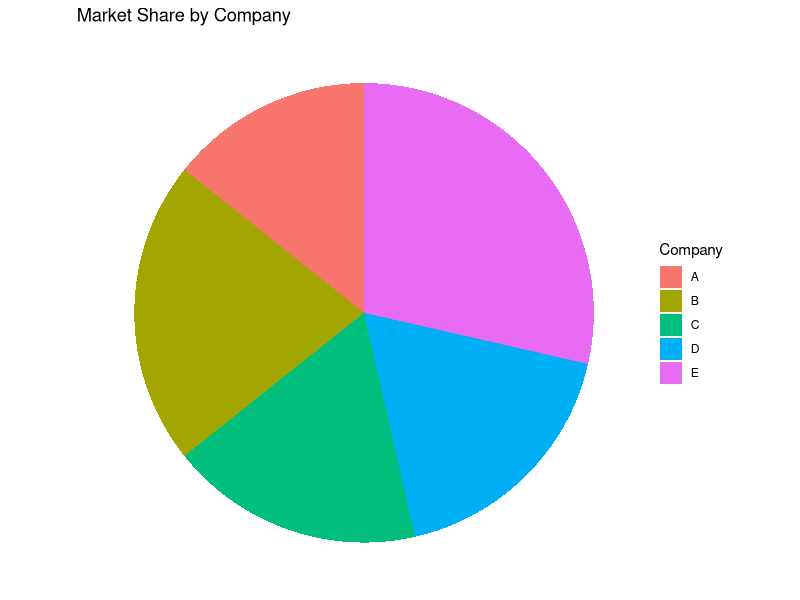

Reproduce this figure in R.
library(ggplot2)
market_share_data <- data.frame(
  Company = c("A", "B", "C", "D","E"),
  Market_Share = c(20, 30, 25, 25,40)
)
ggplot(market_share_data, aes(x = "", y = Market_Share, fill = Company)) +
  geom_bar(stat = "identity", width = 1) +
  coord_polar("y") +
  labs(title = "Market Share by Company",
       x = NULL,
       y = NULL) +
  theme_void() +
  theme(legend.position = "right")
